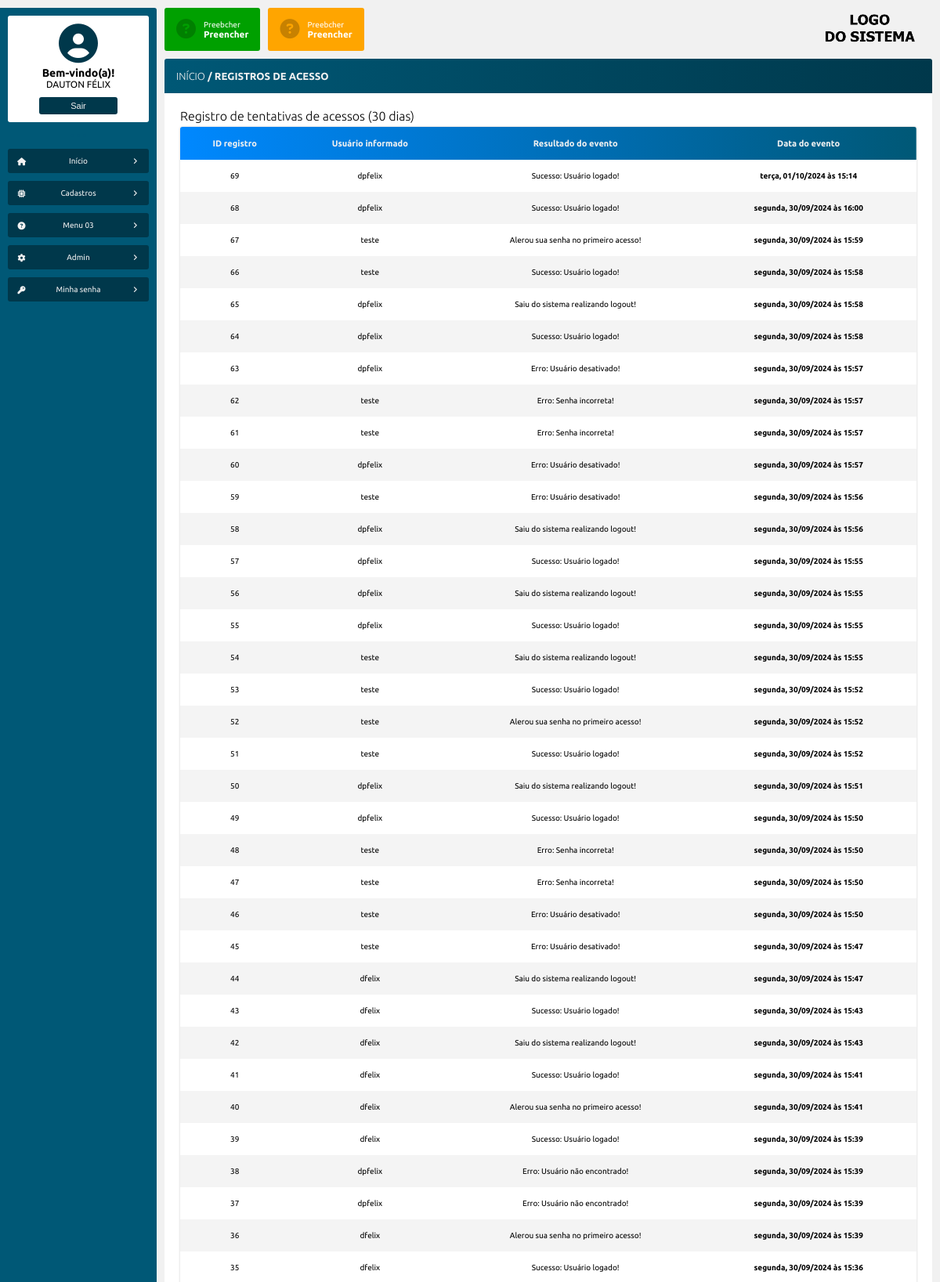
Page /log_logins.php (signed in, upper part) on the committed database.
### tables this page shows
CREATE TABLE `tb_logs_login` (
  `id` int NOT NULL AUTO_INCREMENT,
  `id_usuario` int DEFAULT NULL,
  `usuario_informado` varchar(100) DEFAULT NULL,
  `evento` varchar(100) DEFAULT NULL,
  `data_evento` datetime DEFAULT CURRENT_TIMESTAMP,
  PRIMARY KEY (`id`)
);

### src/model/Logs.php (called while the page is built, shortened)
<?php
class Logs
{
    public function __construct(private PDO $pdo)
    {
        $this->pdo = $pdo;
    }
    public function exibeRegistrosLogAcessos(): array
    {
        $sql = "SELECT *, DATE_FORMAT(data_evento, '%W, %d/%m/%Y às %H:%i' )
                AS data_evento
                FROM tb_logs_login
                WHERE data_evento >= DATE_SUB(CURDATE(), INTERVAL 30 DAY)
                ORDER BY id DESC";
        $stmt = $this->pdo->prepare($sql);
        $stmt->execute();
        $resultado = $stmt->fetchAll(PDO::FETCH_ASSOC);
        return $resultado;
    }
}

### log_logins.php (the view, shortened to what this page needs)
<?php
require_once "src/config/conexao_bd.php";
$logs = new Logs($pdo);
$dados_logs = $logs->exibeRegistrosLogAcessos();
?>
<!DOCTYPE html>
<html>
<head>
    <?php
        require_once "src/views/layout/head.php";
    ?>
</head>
<body>
    <main class="corpo">
        <?php
            require_once "src/views/layout/menu_lateral.php";
        ?>
        <section class="principal">
            <?php
                require_once "src/views/layout/cabecalho.php";
            ?>
            <article class="conteudo">
                <header class="conteudo-cabecalho">
                <h3><a href="inicio.php">INÍCIO</a> / REGISTROS DE ACESSO</h3>
                </header>
                <section class="conteudo-center">
                            <h1>Registro de tentativas de acessos (30 dias)</h1>
                            <table>
                                <thead>
                                    <td>ID registro</td>
                                    <td>Usuário informado</td>
                                    <td>Resultado do evento</td>
                                    <td>Data do evento</td>
                                </thead>
                                <tbody>
                                    <?php foreach ($dados_logs as $logs) : ?>
                                        <tr>
                                            <td><?= htmlentities($logs['id']) ?></td>
                                            <td><?= htmlentities($logs['usuario_informado']) ?></td>
                                            <td><?= htmlentities($logs['evento']) ?></td>
                                            <td><b><?= htmlentities($logs['data_evento']) ?></b></td>
                                        </tr>
                                    <?php endforeach ?>
                                </tbody>
                            </table>
                </section>
            </article>
        </section>
    </main>
</body>
</html>

### css/style.css (style rules this page uses)
:root { --primary-color: #0088ff; --secundary-color: #005876; --terciary-color: #00384b; --white-color: #f1f1f1; --primary-shadow: 0 0 .5em #808080 }
* { padding: 0; margin: 0; box-sizing: border-box; }
a { text-decoration: none; }
body { font-family: 'Playpen Sans', cursive; font-family: 'Ubuntu', sans-serif; background: var(--white-color); }
.corpo { width: 100%; height: 100%; padding: 10px 10px 10px 0; position: absolute; display: flex; }
.principal { width: 100%; height: 100%; display: flex; flex-direction: column; }
.conteudo { width: 100%; height: 100%; position: relative; display: flex; flex-direction: column; align-items: center; overflow: hidden; background: #ffffff; border-radius: 3px; }
.conteudo-cabecalho { width: 100%; margin-bottom: 10px; padding: 15px; display: flex; justify-content: space-between; align-items: center; background: linear-gradient(to right, var(--secundary-color), var(--terciary-color)); color: var(--white-color); }
.conteudo-cabecalho h3 { font-size: 13px; font-weight: bold; }
.conteudo-cabecalho a { color: var(--white-color); font-weight: 300; }
.conteudo-center { width: 100%; height: 100%; padding: 10px 20px 20px 20px; display: flex; align-content: baseline; align-items: center; flex-direction: column; overflow: scroll; }
.conteudo-center h1 { width: 100%; font-size: 16px; font-weight: 100; }

### css/table.css (style rules this page uses)
table { width: 100%; margin: 5px auto; font-size: 10px; background: #ffffff; box-shadow: 0 0 .3em #cdcdcd; border-radius: 3px; border-collapse: collapse; text-align: center; overflow: auto; }
table tr td { padding: 15px; }
table thead { position: sticky; top: -10px; color: var(--white-color); font-weight: bold; background: linear-gradient(to right, var(--primary-color), var(--secundary-color)); z-index: 1; }
table thead td:first-child { border-radius: 3px 0 0 0; }
table thead td:last-child { border-radius: 0 3px 0 0; }
table thead td { font-size: 11px; }
tbody tr:nth-child(even) { background: #f4f4f4; }

### rows in the picture
tb_logs_login: id "69", usuario_informado "dpfelix", evento "Sucesso: Usuário logado!", data_evento "terça, 01/10/2024 às 15:14"
tb_logs_login: id "68", usuario_informado "dpfelix", evento "Sucesso: Usuário logado!", data_evento "segunda, 30/09/2024 às 16:00"
tb_logs_login: id "67", usuario_informado "teste", evento "Alerou sua senha no primeiro acesso!", data_evento "segunda, 30/09/2024 às 15:59"
tb_logs_login: id "66", usuario_informado "teste", evento "Sucesso: Usuário logado!", data_evento "segunda, 30/09/2024 às 15:58"
tb_logs_login: id "65", usuario_informado "dpfelix", evento "Saiu do sistema realizando logout!", data_evento "segunda, 30/09/2024 às 15:58"
tb_logs_login: id "64", usuario_informado "dpfelix", evento "Sucesso: Usuário logado!", data_evento "segunda, 30/09/2024 às 15:58"
tb_logs_login: id "63", usuario_informado "dpfelix", evento "Erro: Usuário desativado!", data_evento "segunda, 30/09/2024 às 15:57"
tb_logs_login: id "62", usuario_informado "teste", evento "Erro: Senha incorreta!", data_evento "segunda, 30/09/2024 às 15:57"
tb_logs_login: id "61", usuario_informado "teste", evento "Erro: Senha incorreta!", data_evento "segunda, 30/09/2024 às 15:57"
tb_logs_login: id "60", usuario_informado "dpfelix", evento "Erro: Usuário desativado!", data_evento "segunda, 30/09/2024 às 15:57"
tb_logs_login: id "59", usuario_informado "teste", evento "Erro: Usuário desativado!", data_evento "segunda, 30/09/2024 às 15:56"
tb_logs_login: id "58", usuario_informado "dpfelix", evento "Saiu do sistema realizando logout!", data_evento "segunda, 30/09/2024 às 15:56"
tb_logs_login: id "57", usuario_informado "dpfelix", evento "Sucesso: Usuário logado!", data_evento "segunda, 30/09/2024 às 15:55"
tb_logs_login: id "56", usuario_informado "dpfelix", evento "Saiu do sistema realizando logout!", data_evento "segunda, 30/09/2024 às 15:55"
tb_logs_login: id "55", usuario_informado "dpfelix", evento "Sucesso: Usuário logado!", data_evento "segunda, 30/09/2024 às 15:55"
tb_logs_login: id "54", usuario_informado "teste", evento "Saiu do sistema realizando logout!", data_evento "segunda, 30/09/2024 às 15:55"
tb_logs_login: id "53", usuario_informado "teste", evento "Sucesso: Usuário logado!", data_evento "segunda, 30/09/2024 às 15:52"
tb_logs_login: id "52", usuario_informado "teste", evento "Alerou sua senha no primeiro acesso!", data_evento "segunda, 30/09/2024 às 15:52"
tb_logs_login: id "51", usuario_informado "teste", evento "Sucesso: Usuário logado!", data_evento "segunda, 30/09/2024 às 15:52"
tb_logs_login: id "50", usuario_informado "dpfelix", evento "Saiu do sistema realizando logout!", data_evento "segunda, 30/09/2024 às 15:51"
tb_logs_login: id "49", usuario_informado "dpfelix", evento "Sucesso: Usuário logado!", data_evento "segunda, 30/09/2024 às 15:50"
tb_logs_login: id "48", usuario_informado "teste", evento "Erro: Senha incorreta!", data_evento "segunda, 30/09/2024 às 15:50"
tb_logs_login: id "47", usuario_informado "teste", evento "Erro: Senha incorreta!", data_evento "segunda, 30/09/2024 às 15:50"
tb_logs_login: id "46", usuario_informado "teste", evento "Erro: Usuário desativado!", data_evento "segunda, 30/09/2024 às 15:50"
tb_logs_login: id "45", usuario_informado "teste", evento "Erro: Usuário desativado!", data_evento "segunda, 30/09/2024 às 15:47"
tb_logs_login: id "44", usuario_informado "dfelix", evento "Saiu do sistema realizando logout!", data_evento "segunda, 30/09/2024 às 15:47"
tb_logs_login: id "43", usuario_informado "dfelix", evento "Sucesso: Usuário logado!", data_evento "segunda, 30/09/2024 às 15:43"
tb_logs_login: id "42", usuario_informado "dfelix", evento "Saiu do sistema realizando logout!", data_evento "segunda, 30/09/2024 às 15:43"
tb_logs_login: id "41", usuario_informado "dfelix", evento "Sucesso: Usuário logado!", data_evento "segunda, 30/09/2024 às 15:41"
tb_logs_login: id "40", usuario_informado "dfelix", evento "Alerou sua senha no primeiro acesso!", data_evento "segunda, 30/09/2024 às 15:41"
tb_logs_login: id "39", usuario_informado "dfelix", evento "Sucesso: Usuário logado!", data_evento "segunda, 30/09/2024 às 15:39"
tb_logs_login: id "38", usuario_informado "dpfelix", evento "Erro: Usuário não encontrado!", data_evento "segunda, 30/09/2024 às 15:39"
tb_logs_login: id "37", usuario_informado "dpfelix", evento "Erro: Usuário não encontrado!", data_evento "segunda, 30/09/2024 às 15:39"
tb_logs_login: id "36", usuario_informado "dfelix", evento "Alerou sua senha no primeiro acesso!", data_evento "segunda, 30/09/2024 às 15:39"
tb_logs_login: id "35", usuario_informado "dfelix", evento "Sucesso: Usuário logado!", data_evento "segunda, 30/09/2024 às 15:36"

### other values in the picture
$_SESSION['nome'] "DAUTON FÉLIX"
